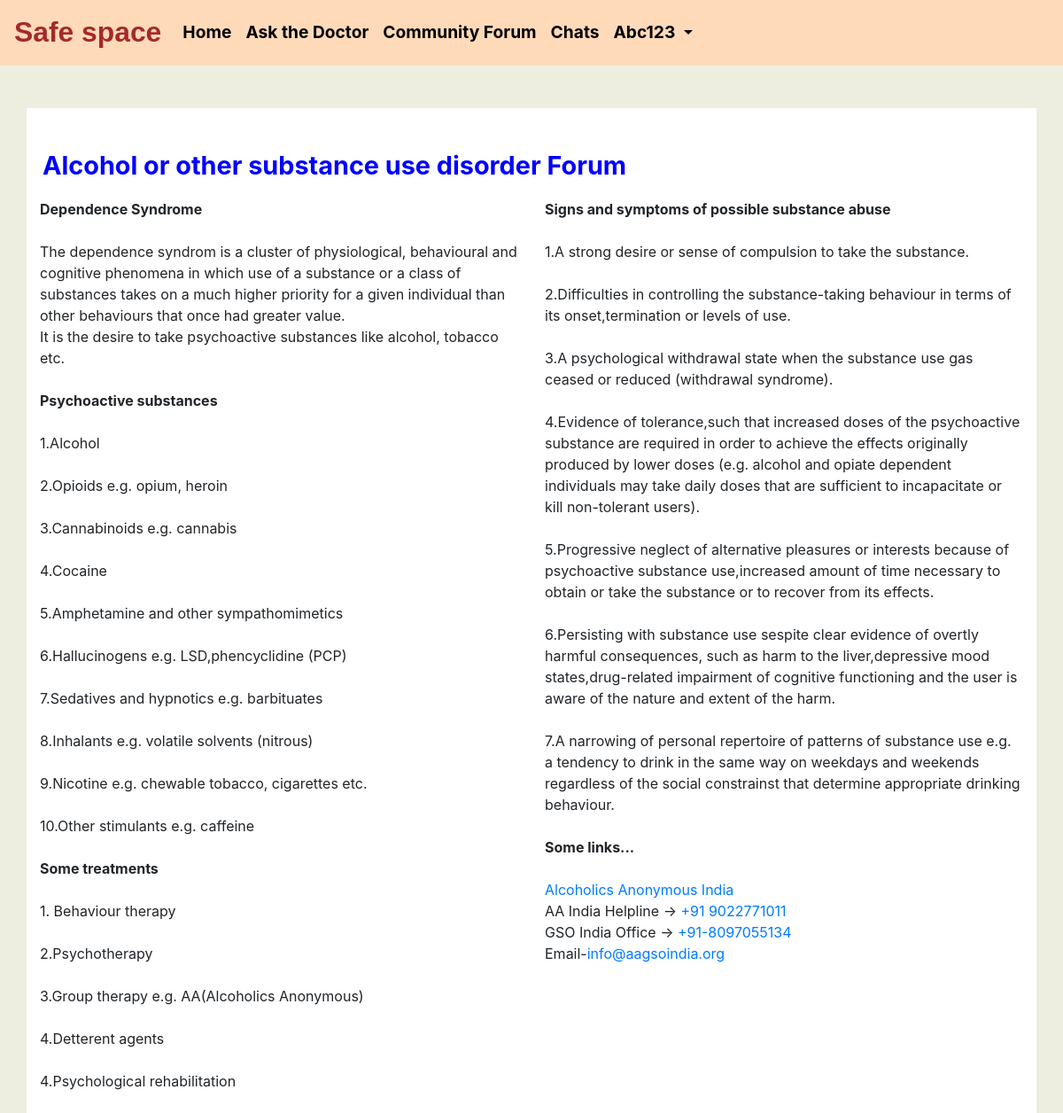
The page /community_forum/3/info/ (signed in) on the database its author committed.
### accounts/models.py (models this page shows, shortened)
class CustomUser(AbstractUser):
	is_normal_user=models.BooleanField(default=True)
	objects=CustomUserManager()

### community_forum/models.py (models this page shows, shortened)
class Categories(models.Model):
	class Meta:
		verbose_name_plural="Categories"
	id=models.AutoField(primary_key=True,unique=True)
	category_name=models.CharField(max_length=200,blank=True)

### community_forum/views.py (the view)
# urls.py: path('<int:pk>/info/',views.CategoryInfo,name="categoryInfo"),
def CategoryInfo(request,*args,**kwargs):
	category=get_object_or_404(Categories,id=kwargs['pk'])
	context={
		'category':category
	}
	return render(request,'community_forum/info.html',context)

### community_forum/templates/community_forum/info.html (shortened to what this page needs)
{% block content %}
{% include 'Ask_the_doctor/base.html' %}
	<div class="container" style="background-color: white;">
	<div class="row">
		&nbsp;&nbsp;&nbsp;&nbsp;<p style="text-align: center;font-weight: bolder;font-size: 1.8rem;color: blue;"><br>{{category.category_name}}</p>
		{% if category.id is 3 %}
		<div class="col-lg-6 col-md-6 col-xs-12">
			<b>Dependence Syndrome</b><br><br>
			The dependence syndrom is a cluster of physiological, behavioural and cognitive phenomena in which use of a substance or a class of substances takes on a much higher priority for a given individual than other behaviours that once had greater value. <br>
			It is the desire to take psychoactive substances like alcohol, tobacco etc.<br><br>
			<b>Psychoactive substances</b><br><br>
			1.Alcohol<br><br>
			2.Opioids e.g. opium, heroin<br><br>
			3.Cannabinoids e.g. cannabis<br><br>
			4.Cocaine<br><br>
			5.Amphetamine and other sympathomimetics<br><br>
			6.Hallucinogens e.g. LSD,phencyclidine (PCP)<br><br>
			7.Sedatives and hypnotics e.g. barbituates<br><br>
			8.Inhalants e.g. volatile solvents (nitrous)<br><br>
			9.Nicotine e.g. chewable tobacco, cigarettes etc.<br><br>
			10.Other stimulants e.g. caffeine<br><br>
			<b>Some treatments</b><br><br>
			1. Behaviour therapy<br><br>
			2.Psychotherapy<br><br>
			3.Group therapy e.g. AA(Alcoholics Anonymous)<br><br>
			4.Detterent agents<br><br>
			4.Psychological rehabilitation<br><br>
		</div>
		<div class="col-lg-6 col-md-6 col-xs-12">
			<b>Signs and symptoms of possible substance abuse</b><br><br>
			1.A strong desire or sense of compulsion to take the substance.<br><br>
			2.Difficulties in controlling the substance-taking behaviour in terms of its onset,termination or levels of use.<br><br>
			3.A psychological withdrawal state when the substance use gas ceased or reduced (withdrawal syndrome).<br><br>
			4.Evidence of tolerance,such that increased doses of the psychoactive substance are required in order to achieve the effects originally produced by lower doses (e.g. alcohol and opiate dependent individuals may take daily doses that are sufficient to incapacitate or kill non-tolerant users).<br><br>
			5.Progressive neglect of alternative pleasures or interests because of psychoactive substance use,increased amount of time necessary to obtain or take the substance or to recover from its effects.<br><br>
			6.Persisting with substance use sespite clear evidence of overtly harmful consequences, such as harm to the liver,depressive mood states,drug-related impairment of cognitive functioning and the user is aware of the nature and extent of the harm.<br><br>
			7.A narrowing of personal repertoire of patterns of substance use e.g. a tendency to drink in the same way on weekdays and weekends regardless of the social constrainst that determine appropriate drinking behaviour.<br><br>
			<b>Some links...</b><br><br>
			<a href="http://www.aagsoindia.org/"target="_blank" rel="noopener noreferrer">Alcoholics Anonymous India</a><br>
			AA India Helpline -> <a href="tel:+91 9022771011"target="_blank" rel="noopener noreferrer">+91 9022771011</a><br>
			GSO India Office -> <a href="tel:+91-8097055134"target="_blank" rel="noopener noreferrer">+91-8097055134</a><br>
			Email-<a href="mailto:info@aagsoindia.org"target="_blank" rel="noopener noreferrer">info@aagsoindia.org</a><br>
		</div>
		{% endif %}
		</div>
</div>
{% endblock %}

### Ask_the_doctor/templates/Ask_the_doctor/base.html (shortened to what this page needs)
{% load static %}
<!DOCTYPE html>
<html lang="en">
  <head>
    <link rel="stylesheet" href="https://cdn.jsdelivr.net/npm/bootstrap@4.5.3/dist/css/bootstrap.min.css">
  </head>
  <body>
    <header>
      <nav class="navbar navbar-expand-lg fixed-top sticky-top nav-styles">
      <a class="navbar-brand" href="#" style="font-size: 1.99rem;font-weight: bolder;color:#A52A2A;font-family: Comic Sans MS, cursive, sans-serif;">Safe space</a>
      <div class="collapse navbar-collapse list-styles" id="navbarSupportedContent">
        <ul class="navbar-nav mr-auto">
{% if request.user.is_authenticated%}
    {%if request.user.is_normal_user is True%}
           <li class="nav-item active">
            <a class="nav-link" href="/accounts/home/">Home <span class="sr-only">(current)</span></a>
          </li>
                          <li class="nav-item">
                            <a class="nav-link" href="/ask_the_doctor/">Ask the Doctor</a>
                          </li>
                      <li class="nav-item">
                        <a class="nav-link" href="/community_forum/">Community Forum</a>
                      </li>
                        <li class="nav-item">
                          <a class="nav-link" href="/private_chats/{{request.user.username}}/">Chats</a>
                        </li>
                        <li class="nav-item dropdown">
                          <a class="nav-link dropdown-toggle" href="#" id="navbarDropdown" role="button" data-toggle="dropdown" aria-haspopup="true" aria-expanded="false">
                            {{request.user.username}}
                          </a>
                        </li>
           {% endif%}
{%endif%}
        </ul>
      </div>
    </nav>
  </header>
  </body>
</html>

### Ask_the_doctor/templates/Ask_the_doctor/base.html (style rules this page uses)
.nav-styles { background-color: #FFDAB9; }
.list-styles { color:black; font-size: 1.2rem; font-weight: bold; }
.nav-item a { color: #000000 !important; }

### community_forum/templates/community_forum/info.html (style rules this page uses)
body { background-color: #EEEEE0; }

### rows shown on the page
CustomUser: user.username "Abc123"
Categories: category_name "Alcohol or other substance use disorder Forum"
